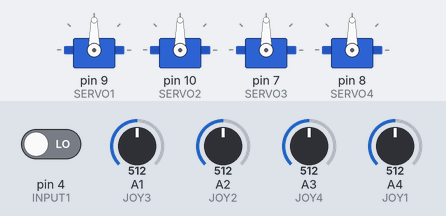
Simulated run of this sketch. Board: Arduino Uno, built with avr-gcc and run on an emulated ATmega328P. Shown: 4 × servo. The inputs (shaded band) are chosen by the test bench; at power-on: A1 (JOY3) = 512, A2 (JOY2) = 512, A3 (JOY4) = 512, pin 4 (INPUT1) LOW, A4 (JOY1) = 512. What the sketch prints to the serial monitor is not drawn.

Above: at 1.2 s.
1.3 s: A1 (JOY3) set to 568
2.8 s: A1 (JOY3) set to 589
At 3.98 s:
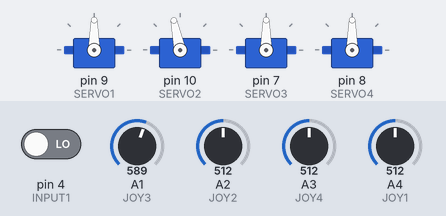
5.8 s: A2 (JOY2) set to 566
At 6.0 s:
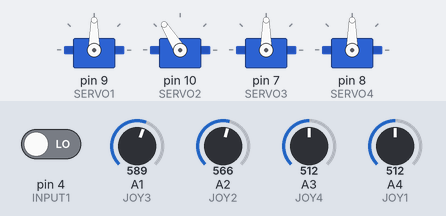
8.8 s: A2 (JOY2) set to 590
At 9.03 s:
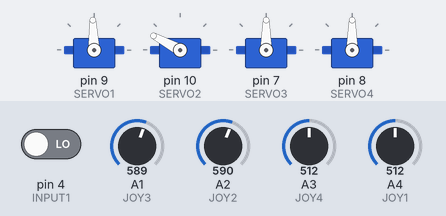
11.8 s: A3 (JOY4) set to 558
14.8 s: A3 (JOY4) set to 587
At 14.99 s:
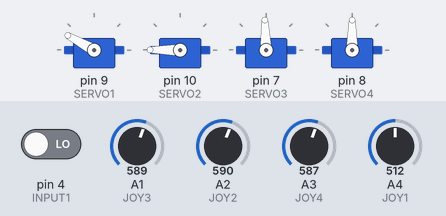
Timing chart, 0 to 21.3 s (numbered marks = the images above; inputs shaded):
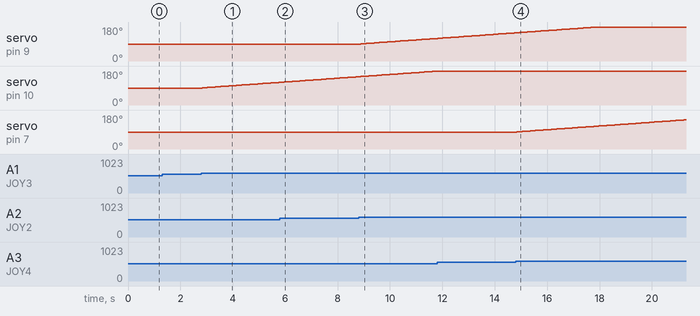

Measured:
- the behaviour switches between 574 and 575 on A1 (JOY3) (found by bisection; images 0 and 1)
- the behaviour switches between 574 and 575 on A2 (JOY2) (found by bisection; images 2 and 3)
- the behaviour switches between 574 and 575 on A3 (JOY4) (found by bisection; images 3 and 4)
- after the input at 1.3 s, every drawn part: stays the same
- after the input at 2.8 s, servo on pin 10 (SERVO2): moves from 90° to 120° over 2.9 s, starting at once
- after the input at 8.8 s, servo on pin 9 (SERVO1): moves from 90° to 119° over 2.8 s, starting after 0.09 s
- after the input at 14.8 s, servo on pin 7 (SERVO3): moves from 90° to 154° over 6.4 s, starting at once

The sketch:

arm_control_simple.ino
```cpp
#include <Servo.h>
#define _USE_MATH_DEFINES // for C
#include <math.h>
#include <Stepper.h>

//definning pin for stepper motor
#define STEPPER_A1 5 //green
#define STEPPER_A2 12 //yellow
#define STEPPER_B1 6 //red
#define STEPPER_B2 11 //grey
#define STEPSPERREV 200

//defining pin for the servo motor
#define SERVO1 9
#define SERVO2 10
#define SERVO3 7
#define SERVO4 8

//defining pin for the joysticks
#define JOY1 18
#define JOY2 16
#define JOY3 15
#define JOY4 17

//declare pin for the button
#define INPUT1 4

//declare all of our motor
Servo motor1; //base motor to turn the arm around the Z axis
Servo motor2; //first arm to control a theta angle
Servo motor3; //control the second joint
Servo motor4; //control the grab

Stepper baseStepper(STEPSPERREV, STEPPER_A1, STEPPER_A2, STEPPER_B1, STEPPER_B2);

int buttonState; // declare the button for the manual or automatic mode
int lastButt;
bool auto_switch;

//declare our potentiometer
int joy1;
int joy2;
int joy3;
int joy4;

//Declare goals for end effector
float gx;
float gy;
float gz;
float gfi;
float a;
float alpha;

//Declare joint angle goals
float g_theta1;
float g_theta2;
float g_theta3;
float g_theta4;

//Declare current joint angles
float theta1;
float theta2;
float theta3;
float theta4;
float theta234;

int steps;
//Declare lengths of arm limbs
float L2;
float L3;
float L4;

//Other variables
bool goal_reached;
float p1;
float p2;
float c3;


void read_joy(){
  joy1 = analogRead(JOY1);            // reads the value of the potentiometer (value between 0 and 1023)
  //Serial.println("--JOY--");
  //Serial.println(joy1);
  joy1 = map(joy1, 0, 1023, 0, 180);     // scale it to use it with the servo (value between 0 and 180)
  //Serial.println(joy1);
  joy2 = analogRead(JOY2);            // reads the value of the potentiometer (value between 0 and 1023)
  joy2 = map(joy2, 0, 1023, 0, 180);     // scale it to use it with the servo (value between 0 and 180)
  joy3 = analogRead(JOY3);            // reads the value of the potentiometer (value between 0 and 1023)
  joy3 = map(joy3, 0, 1023, 0, 180);     // scale it to use it with the servo (value between 0 and 180)
  joy4 = analogRead(JOY4);            // reads the value of the potentiometer (value between 0 and 1023)
  joy4 = map(joy4, 0, 1023, 0, 180);     // scale it to use it with the servo (value between 0 and 180)
}


void set_goals(){
  if (joy1 < 80){
    steps--;
    theta1 = 1.8*steps;
    baseStepper.step(-1);
  }

  else if (joy1 > 100){
    steps++;
    g_theta1 = g_theta1 + 1.8;
    theta1 = theta1 + 1.8;
    baseStepper.step(1);
  }

  if (joy2 < 80){
    theta2--;
  }
  else if (joy2 > 100){
    theta2++;
  }

  if (joy3 < 80){
    theta3--;
  }
  else if (joy3 > 100){
    theta3++;
  }

  if (joy4 < 80){
    theta4--;
  }
  else if (joy4 > 100){
    theta4++;
  }
}

void check_constraints(){

  if (g_theta2 > 90){
    Serial.println("Goal moving outside of workspace, theta2 too big");
    g_theta2 = 90;
  }
  else if (g_theta2 < 0){
    Serial.println("Goal moving outside of workspace, theta2 too small");
    g_theta2 = 0;
  }

  if (g_theta3 > 180){
    Serial.println("Goal moving outside of workspace, theta3 too big");
    g_theta3 = 180;
  }
  else if (g_theta3 < 0){
    Serial.println("Goal moving outside of workspace, theta3 too small");
    g_theta3 = 0;
  }

  if (g_theta4 > 180){
    Serial.println("Goal moving outside of workspace, theta4 too big");
    g_theta4 = 180;
  }
  else if (g_theta4 < 0){
    Serial.println("Goal moving outside of workspace, theta4 too small");
    g_theta4 = 0;
  }
}

void gripper(){
  float angle;
  angle = motor4.read();
  Serial.println(angle);
  if(auto_switch==false){
    motor4.write(70);
    auto_switch = true;
  }
  else{
    motor4.write(100);
    auto_switch = false;
  }

}

void check_button(){
  buttonState = digitalRead(INPUT1);

  // Check to see if the button has changed to HIGH from LOW
  if ((buttonState == HIGH) && (lastButt == LOW)) {
    gripper();
  }
  Serial.println(buttonState);
  // Record buttonState for next cycle
  lastButt = buttonState;
}

void calc_joint_angle_goals (){
  g_theta1 = atan2(gy,gx);

  float theta234 = gfi;

  float p1 = ((gx*cos(g_theta1)) + (gy*sin(g_theta1))) - (L4*cos(theta234));
  float p2 = gz - (L4*sin(theta234));
  float c3 = (((p1*p1) + (p2*p2) - (L2*L2) - (L3*L3))/(2*L2*L3));

  g_theta3 = atan2(-sqrt(1 - (c3*c3)) , c3);
  g_theta2 = atan2((((L3* c3) + L2)*p2) - (L3*sin(g_theta3)*p1), (((L3*c3) + L2)*p1) + (L3*sin(g_theta3)*p2));
  g_theta4 = theta234 - g_theta2 - g_theta3;

  // Convert to degrees
  g_theta1 = (g_theta1*180)/M_PI;
  g_theta2 = (g_theta2*180)/M_PI;
  g_theta3 = (g_theta3*180)/M_PI;
  g_theta4 = (g_theta4*180)/M_PI;

  if ((theta1 != g_theta1) && (theta2 != g_theta2) && (theta3 != g_theta3) && (theta4 != g_theta4)){
    goal_reached = false;
  }
}

void reset(){
  calc_joint_angle_goals();
  baseStepper.step(steps-90);

  motor1.write(g_theta2);
  motor2.write(g_theta3);
  motor3.write(g_theta4);
  delay(100);

  theta2 = motor2.read();
  theta3 = motor3.read();
  theta4 = motor4.read();
}

void move_joints(){
  //SERVO1.write(theta1);
  //move_stepper();

  motor1.write(theta2);
  motor2.write(theta3);
  motor3.write(theta4);
  delay(100);

  theta2 = motor1.read();
  theta3 = motor2.read();
  theta4 = motor3.read();
}

void setup() {
  //put pwm option for each of those pin
  Serial.begin(9600);

  //Initialise limb lengths (THESE WILL NEED CORRECTION / CALIBRATION)
  L2 = 130;
  L3 = 70;
  L4 = 170;
  goal_reached = false;
  steps = 90;

  //Initialise goal positions
  gx = 0;
  gy = 200;
  gz = 0;
  gfi = 0;

  // Initialise joint positions of arm
  g_theta1 = 0;
  g_theta2 = motor1.read();
  g_theta3 = motor2.read();
  g_theta4 = motor3.read();

  auto_switch = false;
  baseStepper.setSpeed(20);

  motor1.attach(SERVO1);
  motor2.attach(SERVO2);
  motor3.attach(SERVO3);
  motor4.attach(SERVO4);

  theta1 = 0;
  theta2 = motor1.read();
  theta3 = motor2.read();
  theta4 = motor3.read();


  //initialise the button as input
  pinMode(INPUT1, INPUT);
  //reset();
}

void test(){
  motor1.write(30);
  motor2.write(90);
  motor3.write(90);

  delay(3000);

  motor1.write(0);
  motor2.write(120);
  motor3.write(120);

  delay(3000);

}

void set_goals_test(){
  theta1 = motor2.read();
  if (joy1 < 80){
    theta1--;
  }
  else if (joy1 > 100){
    theta1++;
  }
  motor2.write(theta1);
}

void loop() {
  check_button();
  /*
  Serial.println("--START--");
  Serial.print("theta1 = ");
  Serial.println(theta1);
  Serial.print("theta2 = ");
  Serial.println(theta2);
  Serial.print("theta3 = ");
  Serial.println(theta3);
  Serial.print("theta4 = ");
  Serial.println(theta4);
  */
  read_joy();
  set_goals();
  //check_constraints();
  move_joints();
}
```
